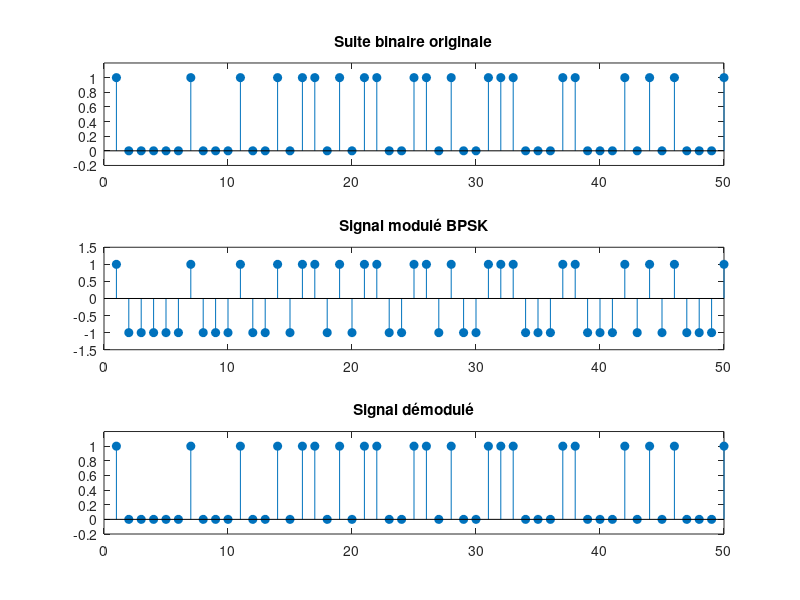

This chart was generated by the following MATLAB code:
N = 50;
bits = randi([0 1], 1, N); % Génération binaire
bpsk = 2*bits - 1;% Modulation BPSK
bits_demod = (bpsk > 0); % Démodulation
% Affichage
figure;
subplot(3,1,1);
stem(bits,'filled');
title('Suite binaire originale');
ylim([-0.2 1.2]);

subplot(3,1,2);
stem(bpsk,'filled');
title('Signal modulé BPSK');
ylim([-1.5 1.5]);

subplot(3,1,3);
stem(bits_demod,'filled');
title('Signal démodulé');
ylim([-0.2 1.2]);
